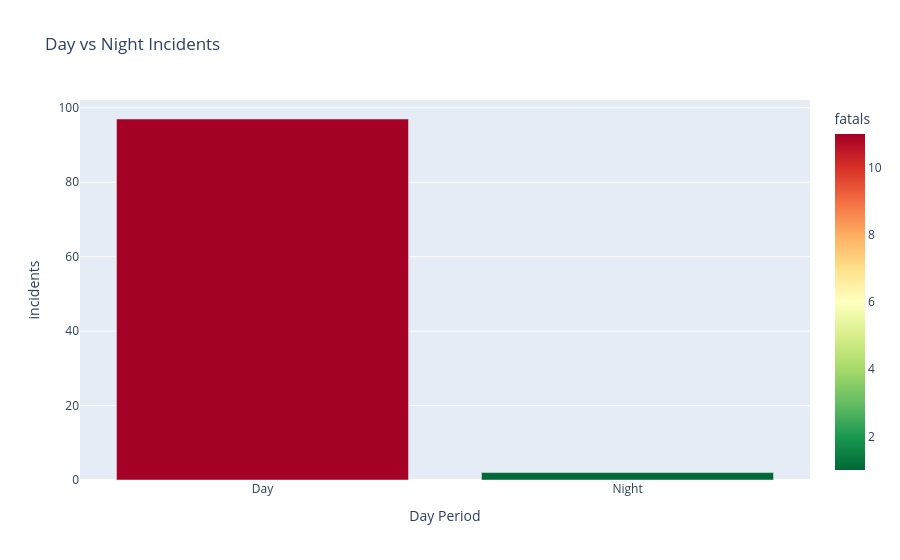

Notebook cell for this chart:
### Code cell
# this pivot and barshart represent the mortality day/night

pivot_time = (jaws
    .dropna(subset=["time"])
    .groupby("time")
    .agg(incidents=("date", "count"),
         fatals=("fatality", lambda s: (s == "Fatal").sum()))
    .assign(fatal_rate=lambda d: d["fatals"] / d["incidents"]).round(2))
display(pivot_time)
fig = px.bar(pivot_time.reset_index(), x="time", y="incidents",
             color="fatals", color_continuous_scale="RdYlGn_r",
             labels={"time": "Day Period"}, title="Day vs Night Incidents")
fig.show()

### Figure 1 — Plotly figure (JSON) as saved in the notebook; plotly's stock layout.template omitted (floating-point values rounded to 4 significant figures)
{"data": [{"hovertemplate": "Day Period=%{x}<br>incidents=%{y}<br>fatals=%{marker.color}<extra></extra>", "legendgroup": "", "marker": {"color": [11, 1], "coloraxis": "coloraxis", "pattern": {"shape": ""}}, "name": "", "orientation": "v", "showlegend": false, "textposition": "auto", "type": "bar", "x": ["Day", "Night"], "xaxis": "x", "y": [97, 2], "yaxis": "y"}], "layout": {"barmode": "relative", "coloraxis": {"colorbar": {"title": {"text": "fatals"}}, "colorscale": [[0, "rgb(0,104,55)"], [0.1, "rgb(26,152,80)"], [0.2, "rgb(102,189,99)"], [0.3, "rgb(166,217,106)"], [0.4, "rgb(217,239,139)"], [0.5, "rgb(255,255,191)"], [0.6, "rgb(254,224,139)"], [0.7, "rgb(253,174,97)"], [0.8, "rgb(244,109,67)"], [0.9, "rgb(215,48,39)"], [1, "rgb(165,0,38)"]]}, "legend": {"tracegroupgap": 0}, "title": {"text": "Day vs Night Incidents"}, "xaxis": {"anchor": "y", "domain": [0, 1], "title": {"text": "Day Period"}}, "yaxis": {"anchor": "x", "domain": [0, 1], "title": {"text": "incidents"}}}}
